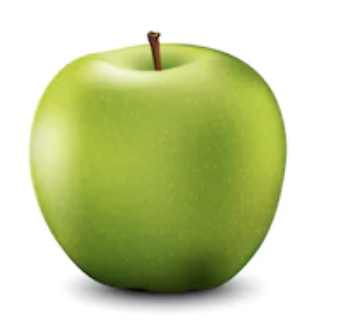
#> input picture KNN/dataset/freshapples/Screen Shot 2018-06-08 at 5.04.16 PM.png, 354 x 336 px; its folder holds only this picture in this run
$ jupyter execute --allow-errors fruit_industry_mc.ipynb
#> lines starting #> are read from the running program, lines starting #| are printed output that depends on the picture
# 1. Import Libraries

[cell 1]
# !pip install opencv-python

[cell 2]
import numpy as np
import pandas as pd
import matplotlib.pyplot as plt

from glob import glob
from PIL import Image
import cv2
from tqdm.auto import tqdm
from sklearn.model_selection import train_test_split
from sklearn.preprocessing import (
    OrdinalEncoder,
    OneHotEncoder,
    StandardScaler,
    MinMaxScaler
)
from sklearn.neighbors import KNeighborsClassifier
from sklearn.metrics import plot_confusion_matrix, classification_report

import warnings
warnings.filterwarnings('ignore')

np.random.seed(12345)

# 2. Read Data

[cell 3]
classes = ['freshapples', 'freshbanana', 'freshoranges',
           'rottenapples', 'rottenbanana', 'rottenoranges']

[cell 4]
X = np.empty([0, 32*32*3])
y = np.empty([0, 1])

for _class in tqdm(classes):
    img_path = glob('dataset/' + _class + '/*')
    for path in tqdm(img_path):
        img = Image.open(path)
#> img is the input picture: PIL image 354x336 RGBA; mean R, G, B, A 204.3, 213, 167.7, 255
        img = img.resize((32, 32))
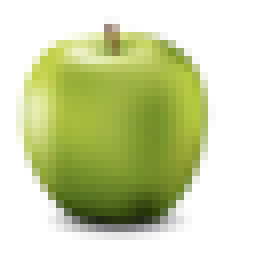
#> img: PIL image 32x32 RGBA (shown 8 times larger); mean R, G, B, A 204.2, 212.9, 167.5, 255
        img = np.array(img)
        if img.shape[2] == 4:
            img = cv2.cvtColor(img, cv2.COLOR_BGRA2BGR)
#> img: shape (32, 32, 3)
        img = img.reshape(1, -1)
        X = np.vstack([X, img])
        y = np.vstack([y, _class])
#> pass 2 of the loop `for _class in tqdm(classes):`:
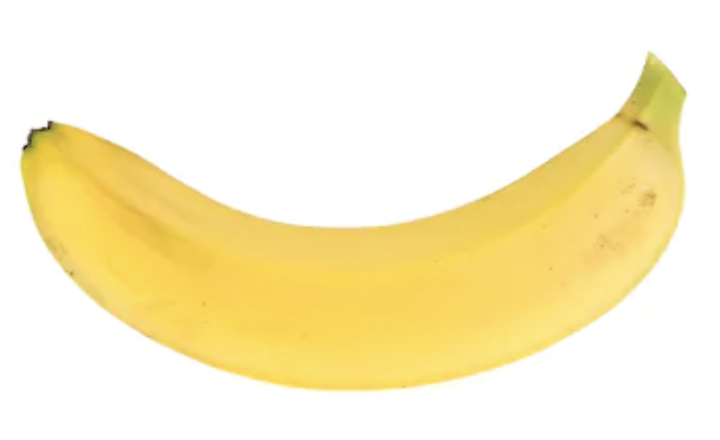
#> input picture KNN/dataset/freshbanana/Screen Shot 2018-06-12 at 10.06.07 PM.png, 720 x 440 px
#> img is the input picture: PIL image 720x440 RGBA; mean R, G, B, A 251, 239.7, 200.6, 255
#> `img = img.resize((32, 32))`:
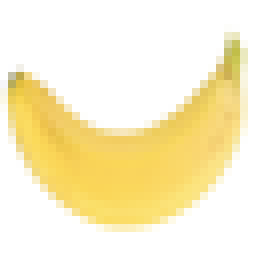
#> img: PIL image 32x32 RGBA (shown 8 times larger); mean R, G, B, A 250.9, 239.6, 200.3, 255

# ### 3. Clean Data

# 4. Split Dataset into Traning & Test Sets

[cell 5]
X_train, X_test, y_train, y_test = train_test_split(X, y, test_size=0.20, shuffle=True)

# ### 5. Data Preparation

## ### 5.1. Ordinal Encoding

## ### 5.2. One Hot Encoding

## 5.3. Feature Scaling

### 5.3.1. Training Set

[cell 6]
scaler = MinMaxScaler()
X_train_scaled = scaler.fit_transform(X_train)

### 5.3.2. Test Set

[cell 7]
X_test_scaled = scaler.transform(X_test)

# 6. Model Creation

## 6.1. Setting Parameters

[cell 8]
neigh = KNeighborsClassifier(n_neighbors=3)

## 6.2. Train Model

[cell 9]
neigh.fit(X_train_scaled, y_train)

# 7. Prediction

## 7.1. Training Set

#> (a cell that did not finish here is left out)

## 7.2. Test Set

#> (a cell that did not finish here is left out)

# 8. Model Evaluation

## 8.1. Training Set

### 8.1.1. Confusion Matrix

[cell 12]
fig, ax = plt.subplots(figsize=(6, 6))
plot_confusion_matrix(neigh, X_train_scaled, y_train, ax=ax)
#> (this line was passed over: sklearn is not available in this run)
plt.xticks(rotation=90)
plt.show()

### 8.1.2. Scoring

#> (a cell that did not finish here is left out)

#> (a cell that did not finish here is left out)

#> (a cell that did not finish here is left out)

## 8.2. Test Set

### 8.2.1. Confusion Matrix

[cell 16]
fig, ax = plt.subplots(figsize=(6, 6))
plot_confusion_matrix(neigh, X_test_scaled, y_test, ax=ax)
#> (this line was passed over: sklearn is not available in this run)
